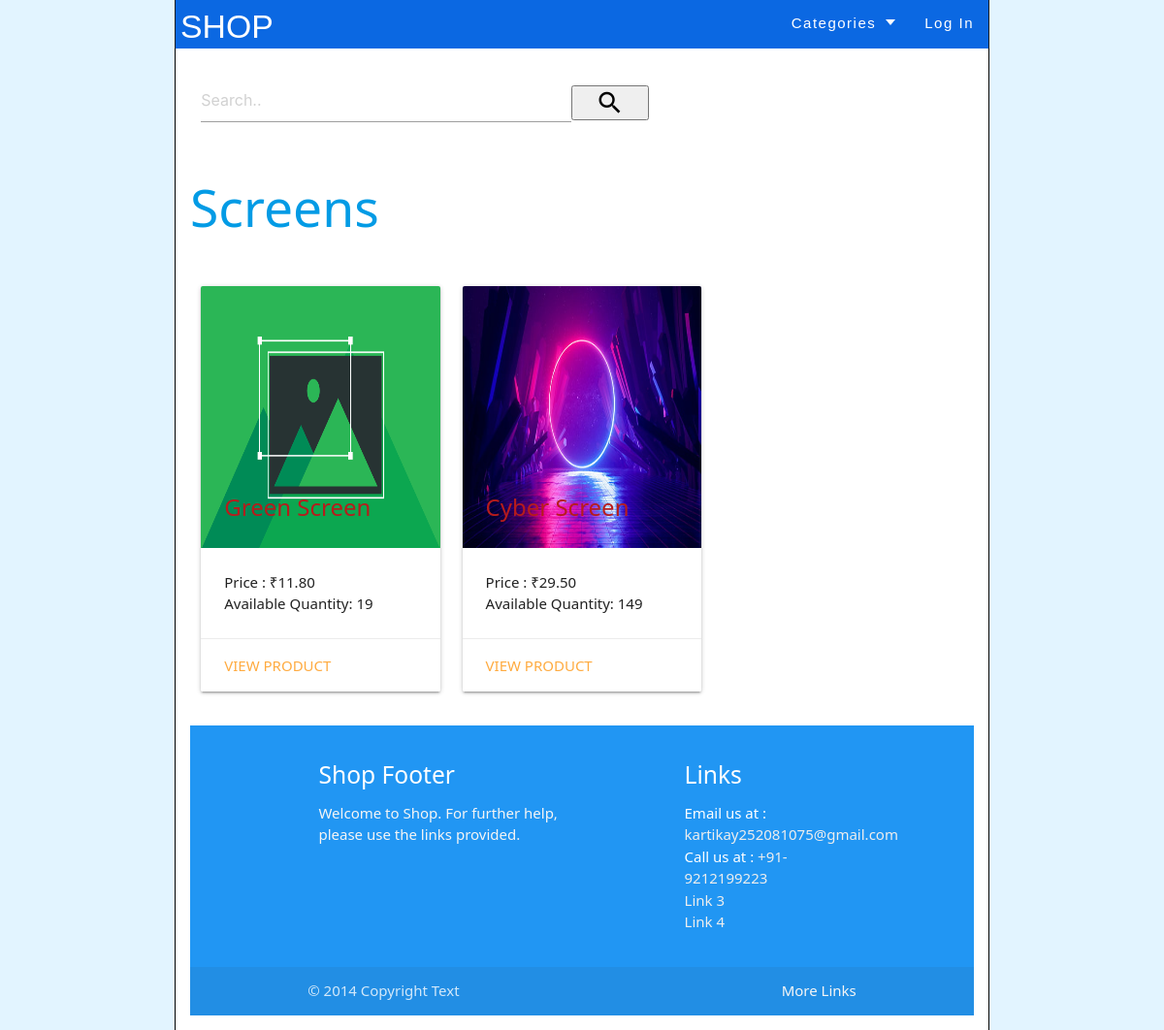
The page /subCategoryProducts/5 on the database its author committed.
### Product/models.py (models this page shows, shortened)
class SubCategory(models.Model):
    id = models.AutoField(primary_key=True)
    category = models.ForeignKey(Category,blank=False,null=False, on_delete=models.PROTECT)
    thumbnail = models.ImageField(null=True, blank=True)
    subCategoryType = models.CharField(max_length=20,blank=False,null=False,)
    createDate = models.DateTimeField(auto_now_add=True)
    updateDate = models.DateTimeField(auto_now=True)

class Product(models.Model):
    id = models.AutoField(primary_key=True)
    subCategory = models.ForeignKey(SubCategory,on_delete=models.DO_NOTHING, null = False)
    user = models.ForeignKey(User, on_delete=models.CASCADE, null = False)
    shippingDetail = models.ForeignKey(ShippingDetails, null = False, on_delete = models.PROTECT)
    title = models.CharField(max_length=200, blank=False,null=False)
    thumbnail1 = models.ImageField(null=False)
    thumbnail2= models.ImageField(null=True, blank=True)
    thumbnail3 = models.ImageField(null=True, blank=True)
    thumbnail4 = models.ImageField(null=True, blank=True)
    thumbnail5 = models.ImageField(null=True, blank=True)
    description = models.TextField()
    searchKeywords = models.TextField()
    price = models.DecimalField(max_digits=10,decimal_places=2)
    incTax = models.BooleanField(default=False)
    refundable = models.BooleanField(default=False)
    refund_period = models.IntegerField(null=True, blank=True, default= 0)
    availableQt = models.PositiveIntegerField(null=False, blank=False, default= 0)
    inProcessQt = models.IntegerField(null=False, blank=False,default=0)
    soldQt = models.IntegerField(null=False, blank=False,default=0)
    createDate = models.DateTimeField(auto_now_add=True)
    updateDate = models.DateTimeField(auto_now=True)

### Product/views.py (the view)
# urls.py: path("subCategoryProducts/<id>", views.subCategoryProducts, name="subCategoryProducts"),
def subCategoryProducts(request,id):
    subCategory = SubCategory.objects.get(id=id)
    products = Product.objects.filter(subCategory=subCategory)
    return render(request, "Product/subCategoryProducts.html", context={"products":products, "subCat":subCategory})

### Product/context_processors.py (called while the page is built)
def cartCountVariable(request):
    return {
        'cartCount': cartCount(request)
    }

def categoryDropdownMenu(request):
    return {
        'categoryDropdown': categoryDropdown(request)
    }

### Product/views.py (called while the page is built)
def cartCount(request):
    user = request.user
    cartCount = 0
    try:
        if user is not None:
            cart = Cart.objects.filter(user=user)
            for i in cart:
                cartCount += i.quantity
        return cartCount
    except:
        return cartCount

def categoryDropdown(request):
    categories = Category.objects.all()
    return categories

### Product/templates/Product/subCategoryProducts.html (shortened to what this page needs)
{% extends "User/layout.html" %}
{% block body %}
    <a href="{% url 'subCategory' subCat.category.id %}"><h2>{{subCat.subCategoryType}}</h2><br></a>
    <div class="row">
  	{% for product in products %}
    <div class="col s12 m4">
      <div class="card">
        <div class="card-image">
          <img src="{{ product.thumbnail1.url|default_if_none:'#' }}" height="270">
          <span class="card-title activator red-text text-darken-4"><strong>{{ product.title }}</strong></span>
        </div>
        <div class="card-content">
          <p>Price : &#8377;{{ product.price }}<br>Available Quantity: {{ product.availableQt }}</p>
        </div>
        <div class="card-action">
          <a href="{% url 'productPage' product.id %}">View Product</a>
        </div>
      </div>
    </div>
    {% empty %}
	<h1>No active listings!</h1>
    {% endfor %}
  </div>
{% endblock %}

### rows shown on the page
SubCategory: subCategoryType "Screens"
Product: thumbnail1 (picture), title "Green Screen", price "11.80", availableQt "19"
Product: thumbnail1 (picture), title "Cyber Screen", price "29.50", availableQt "149"
